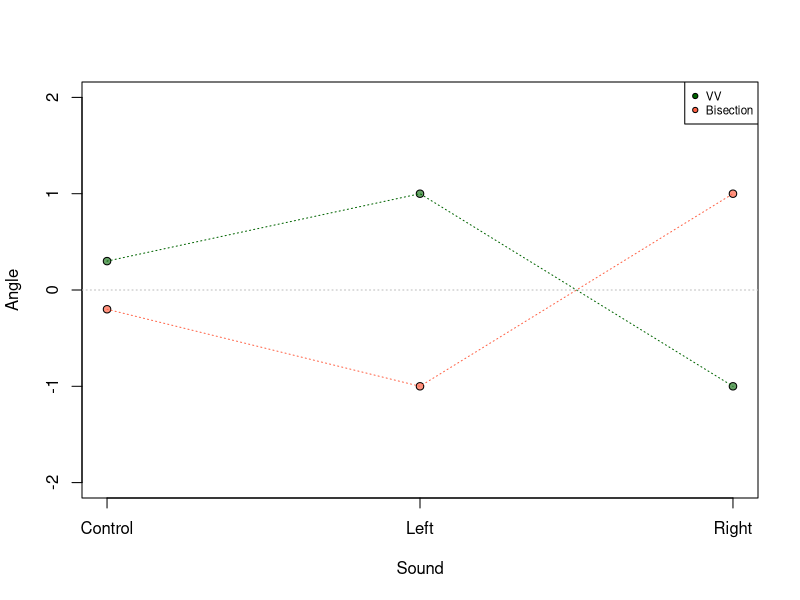

Write the R code that produced this figure.
library(tidyverse)
vv<-c(0.3, 1, -1)
lm<- c(-0.2, -1, 1)
plot(x = c(1:3), y = vv,
     ylim = c(-2, 2),
     xaxt = "n", ylab = "Angle", xlab = "Sound",
     bg = alpha("darkgreen", 0.6), pch = 21) # VV

points(x = c(1:3), y = lm,
       bg = alpha("tomato", 0.7), pch = 21) #LM
lines(x = c(1:3), y = vv,
      col = "darkgreen", lty = "dotted")
lines(x = c(1:3), y = lm,
       col = "tomato", lty = "dotted") #LM
axis(side = 1,at = c(1 ,2 ,3),labels = c("Control", "Left", "Right"))
abline(h = 0, col = "grey", lty = "dotted")
legend("topright",# Add legend to plot
       legend = c("VV", "Bisection"),
       pt.bg = c("darkgreen", "tomato"),
       cex = 0.7, pch=21)
